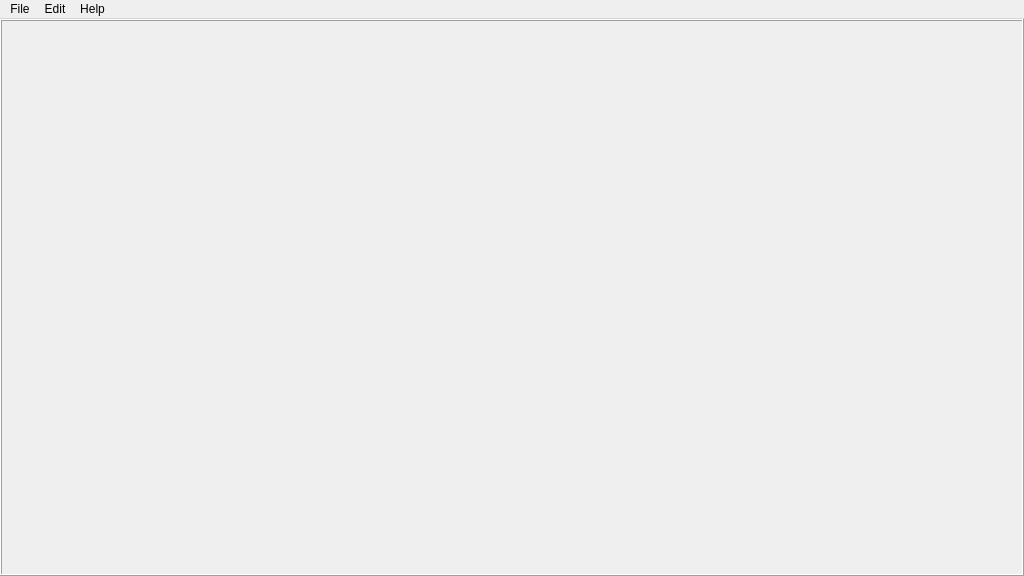
<?xml version="1.0" encoding="UTF-8"?>
<ui version="4.0">
 <class>MainWindow</class>
 <widget class="QMainWindow" name="MainWindow">
  <property name="geometry">
   <rect>
    <x>0</x>
    <y>0</y>
    <width>1024</width>
    <height>576</height>
   </rect>
  </property>
  <property name="mouseTracking">
   <bool>true</bool>
  </property>
  <property name="windowTitle">
   <string>MainWindow</string>
  </property>
  <widget class="QWidget" name="centralwidget">
   <property name="mouseTracking">
    <bool>true</bool>
   </property>
   <layout class="QVBoxLayout" name="verticalLayout">
    <property name="spacing">
     <number>0</number>
    </property>
    <property name="sizeConstraint">
     <enum>QLayout::SetDefaultConstraint</enum>
    </property>
    <property name="leftMargin">
     <number>0</number>
    </property>
    <property name="topMargin">
     <number>0</number>
    </property>
    <property name="rightMargin">
     <number>0</number>
    </property>
    <property name="bottomMargin">
     <number>0</number>
    </property>
    <item>
     <widget class="AppWidget" name="frame">
      <property name="sizePolicy">
       <sizepolicy hsizetype="Expanding" vsizetype="Expanding">
        <horstretch>0</horstretch>
        <verstretch>0</verstretch>
       </sizepolicy>
      </property>
      <property name="mouseTracking">
       <bool>true</bool>
      </property>
      <property name="focusPolicy">
       <enum>Qt::StrongFocus</enum>
      </property>
      <property name="frameShape">
       <enum>QFrame::Box</enum>
      </property>
      <property name="frameShadow">
       <enum>QFrame::Raised</enum>
      </property>
     </widget>
    </item>
   </layout>
  </widget>
  <widget class="QMenuBar" name="menubar">
   <property name="geometry">
    <rect>
     <x>0</x>
     <y>0</y>
     <width>1024</width>
     <height>21</height>
    </rect>
   </property>
   <widget class="QMenu" name="menuFile">
    <property name="title">
     <string>File</string>
    </property>
    <addaction name="actionOpen"/>
    <addaction name="actionExit"/>
   </widget>
   <widget class="QMenu" name="menuEdit">
    <property name="title">
     <string>Edit</string>
    </property>
    <addaction name="actionInputs"/>
   </widget>
   <widget class="QMenu" name="menuHelp">
    <property name="title">
     <string>Help</string>
    </property>
    <addaction name="actionAbout"/>
   </widget>
   <addaction name="menuFile"/>
   <addaction name="menuEdit"/>
   <addaction name="menuHelp"/>
  </widget>
  <action name="actionOpen">
   <property name="text">
    <string>Open</string>
   </property>
  </action>
  <action name="actionInputs">
   <property name="text">
    <string>Inputs</string>
   </property>
  </action>
  <action name="actionExit">
   <property name="text">
    <string>Exit</string>
   </property>
  </action>
  <action name="actionAbout">
   <property name="text">
    <string>About</string>
   </property>
  </action>
 </widget>
 <customwidgets>
  <customwidget>
   <class>AppWidget</class>
   <extends>QFrame</extends>
   <header>View/AppWidget.h</header>
   <container>1</container>
  </customwidget>
 </customwidgets>
 <resources/>
 <connections>
  <connection>
   <sender>actionExit</sender>
   <signal>triggered()</signal>
   <receiver>MainWindow</receiver>
   <slot>close()</slot>
   <hints>
    <hint type="sourcelabel">
     <x>-1</x>
     <y>-1</y>
    </hint>
    <hint type="destinationlabel">
     <x>511</x>
     <y>287</y>
    </hint>
   </hints>
  </connection>
 </connections>
</ui>
